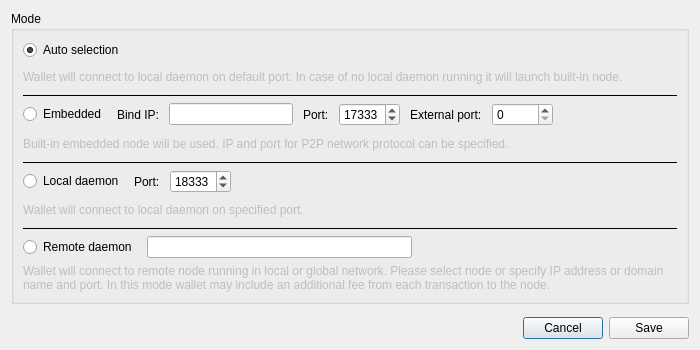
<?xml version="1.0" encoding="UTF-8"?>
<ui version="4.0">
 <class>ConnectionSettingsDialog</class>
 <widget class="QDialog" name="ConnectionSettingsDialog">
  <property name="windowModality">
   <enum>Qt::ApplicationModal</enum>
  </property>
  <property name="geometry">
   <rect>
    <x>0</x>
    <y>0</y>
    <width>700</width>
    <height>350</height>
   </rect>
  </property>
  <property name="windowTitle">
   <string>Connection settings</string>
  </property>
  <layout class="QVBoxLayout" name="verticalLayout">
   <item>
    <widget class="QGroupBox" name="groupBox">
     <property name="sizePolicy">
      <sizepolicy hsizetype="Expanding" vsizetype="Expanding">
       <horstretch>0</horstretch>
       <verstretch>0</verstretch>
      </sizepolicy>
     </property>
     <property name="title">
      <string>Mode</string>
     </property>
     <layout class="QVBoxLayout" name="verticalLayout_2">
      <item>
       <widget class="QRadioButton" name="radioButton_1">
        <property name="enabled">
         <bool>true</bool>
        </property>
        <property name="text">
         <string>Auto selection</string>
        </property>
        <property name="checked">
         <bool>true</bool>
        </property>
       </widget>
      </item>
      <item>
       <widget class="QLabel" name="label">
        <property name="enabled">
         <bool>false</bool>
        </property>
        <property name="text">
         <string>Wallet will connect to local daemon on default port. In case of no local daemon running it will launch built-in node.</string>
        </property>
        <property name="wordWrap">
         <bool>true</bool>
        </property>
       </widget>
      </item>
      <item>
       <widget class="Line" name="line">
        <property name="frameShadow">
         <enum>QFrame::Plain</enum>
        </property>
        <property name="orientation">
         <enum>Qt::Horizontal</enum>
        </property>
       </widget>
      </item>
      <item>
       <layout class="QHBoxLayout" name="horizontalLayout_4">
        <property name="spacing">
         <number>10</number>
        </property>
        <property name="sizeConstraint">
         <enum>QLayout::SetMaximumSize</enum>
        </property>
        <item>
         <widget class="QRadioButton" name="radioButton_2">
          <property name="text">
           <string>Embedded</string>
          </property>
         </widget>
        </item>
        <item>
         <widget class="QLabel" name="label_6">
          <property name="text">
           <string>Bind IP:</string>
          </property>
         </widget>
        </item>
        <item>
          <widget class="QLineEdit" name="m_bindIp"/>
        </item>
        <item>
         <widget class="QLabel" name="label_7">
          <property name="text">
           <string>Port:</string>
          </property>
         </widget>
        </item>
        <item>
         <widget class="QSpinBox" name="m_bindPort">
          <property name="minimum">
           <number>0</number>
          </property>
          <property name="maximum">
           <number>65535</number>
          </property>
          <property name="value">
           <number>17333</number>
          </property>
          <property name="displayIntegerBase">
           <number>10</number>
          </property>
         </widget>
        </item>
        <item>
         <widget class="QLabel" name="label_8">
          <property name="text">
           <string>External port:</string>
          </property>
         </widget>
        </item>
        <item>
         <widget class="QSpinBox" name="m_externalPort">
          <property name="minimum">
           <number>0</number>
          </property>
          <property name="maximum">
           <number>65535</number>
          </property>
          <property name="value">
           <number>0</number>
          </property>
          <property name="displayIntegerBase">
           <number>10</number>
          </property>
         </widget>
        </item>
        <item>
         <spacer name="horizontalSpacer_4">
          <property name="orientation">
           <enum>Qt::Horizontal</enum>
          </property>
          <property name="sizeHint" stdset="0">
           <size>
            <width>40</width>
            <height>20</height>
           </size>
          </property>
         </spacer>
        </item>
       </layout>
      </item>
      <item>
       <widget class="QLabel" name="label_2">
        <property name="enabled">
         <bool>false</bool>
        </property>
        <property name="text">
         <string>Built-in embedded node will be used. IP and port for P2P network protocol can be specified.</string>
        </property>
        <property name="wordWrap">
         <bool>true</bool>
        </property>
       </widget>
      </item>
      <item>
       <widget class="Line" name="line_2">
        <property name="frameShadow">
         <enum>QFrame::Plain</enum>
        </property>
        <property name="orientation">
         <enum>Qt::Horizontal</enum>
        </property>
       </widget>
      </item>
      <item>
       <layout class="QHBoxLayout" name="horizontalLayout_2">
        <property name="spacing">
         <number>10</number>
        </property>
        <property name="sizeConstraint">
         <enum>QLayout::SetMaximumSize</enum>
        </property>
        <item>
         <widget class="QRadioButton" name="radioButton_3">
          <property name="text">
           <string>Local daemon</string>
          </property>
         </widget>
        </item>
        <item>
         <widget class="QLabel" name="label_3">
          <property name="text">
           <string>Port:</string>
          </property>
         </widget>
        </item>
        <item>
         <widget class="QSpinBox" name="m_localDaemonPort">
          <property name="minimum">
           <number>0</number>
          </property>
          <property name="maximum">
           <number>65535</number>
          </property>
          <property name="value">
           <number>18333</number>
          </property>
          <property name="displayIntegerBase">
           <number>10</number>
          </property>
         </widget>
        </item>
        <item>
         <spacer name="horizontalSpacer_2">
          <property name="orientation">
           <enum>Qt::Horizontal</enum>
          </property>
          <property name="sizeHint" stdset="0">
           <size>
            <width>40</width>
            <height>20</height>
           </size>
          </property>
         </spacer>
        </item>
       </layout>
      </item>
      <item>
       <widget class="QLabel" name="label_4">
        <property name="enabled">
         <bool>false</bool>
        </property>
        <property name="text">
         <string>Wallet will connect to local daemon on specified port.</string>
        </property>
        <property name="wordWrap">
         <bool>true</bool>
        </property>
       </widget>
      </item>
      <item>
       <widget class="Line" name="line_3">
        <property name="frameShadow">
         <enum>QFrame::Plain</enum>
        </property>
        <property name="orientation">
         <enum>Qt::Horizontal</enum>
        </property>
       </widget>
      </item>
      <item>
       <layout class="QHBoxLayout" name="horizontalLayout_3">
        <property name="spacing">
         <number>10</number>
        </property>
        <property name="sizeConstraint">
         <enum>QLayout::SetMaximumSize</enum>
        </property>
        <item>
         <widget class="QRadioButton" name="radioButton_4">
          <property name="text">
           <string>Remote daemon</string>
          </property>
         </widget>
        </item>
        <item>
          <widget class="QLineEdit" name="m_remoteNode"/>
        </item>
        <item>
         <spacer name="horizontalSpacer_3">
          <property name="orientation">
           <enum>Qt::Horizontal</enum>
          </property>
          <property name="sizeHint" stdset="0">
           <size>
            <width>40</width>
            <height>20</height>
           </size>
          </property>
         </spacer>
        </item>
       </layout>
      </item>
      <item>
       <widget class="QLabel" name="label_5">
        <property name="enabled">
         <bool>false</bool>
        </property>
        <property name="text">
         <string>Wallet will connect to remote node running in local or global network. Please select node or specify IP address or domain name and port. In this mode wallet may include an additional fee from each transaction to the node.</string>
        </property>
        <property name="wordWrap">
         <bool>true</bool>
        </property>
       </widget>
      </item>
     </layout>
    </widget>
   </item>
   <item>
    <spacer name="verticalSpacer">
     <property name="orientation">
      <enum>Qt::Vertical</enum>
     </property>
     <property name="sizeType">
      <enum>QSizePolicy::Expanding</enum>
     </property>
    </spacer>
   </item>
   <item>
    <layout class="QHBoxLayout" name="horizontalLayout">
     <item>
      <spacer name="horizontalSpacer_5">
       <property name="orientation">
        <enum>Qt::Horizontal</enum>
       </property>
       <property name="sizeHint" stdset="0">
        <size>
         <width>40</width>
         <height>20</height>
        </size>
       </property>
      </spacer>
     </item>
     <item>
      <widget class="QPushButton" name="connectionCancelButton">
       <property name="text">
        <string>Cancel</string>
       </property>
      </widget>
     </item>
     <item>
      <widget class="QPushButton" name="connectionSaveButton">
       <property name="text">
        <string>Save</string>
       </property>
      </widget>
     </item>
    </layout>
   </item>
  </layout>
 </widget>
 <resources>
  <include location="../../resources.qrc"/>
 </resources>
 <connections>
  <connection>
   <sender>connectionCancelButton</sender>
   <signal>clicked()</signal>
   <receiver>ConnectionSettingsDialog</receiver>
   <slot>reject()</slot>
   <hints>
    <hint type="sourcelabel">
     <x>549</x>
     <y>259</y>
    </hint>
    <hint type="destinationlabel">
     <x>338</x>
     <y>140</y>
    </hint>
   </hints>
  </connection>
  <connection>
   <sender>connectionSaveButton</sender>
   <signal>clicked()</signal>
   <receiver>ConnectionSettingsDialog</receiver>
   <slot>onAccept()</slot>
   <hints>
    <hint type="sourcelabel">
     <x>630</x>
     <y>259</y>
    </hint>
    <hint type="destinationlabel">
     <x>338</x>
     <y>140</y>
    </hint>
   </hints>
  </connection>
 </connections>
</ui>
